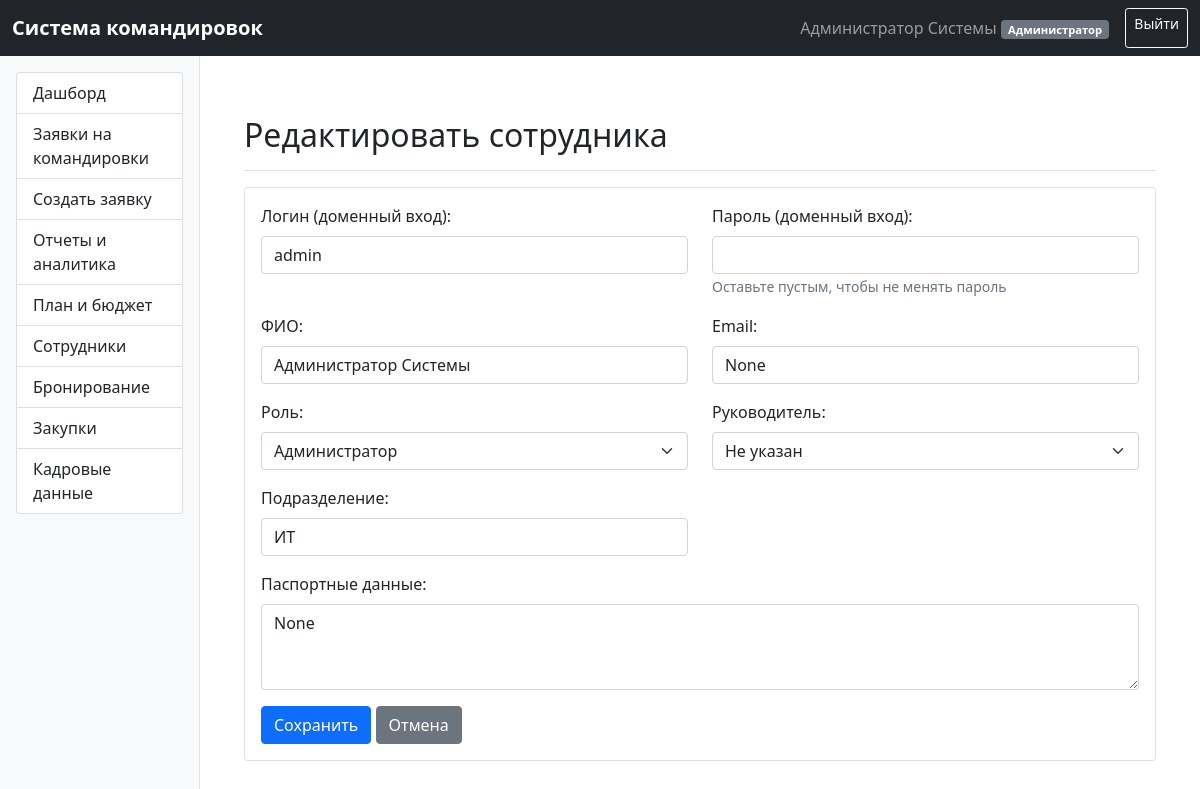
/employees/1/edit (signed in), run on the app's committed database.
### app.py (models this page shows)
class User(db.Model):
    __tablename__ = 'user'
    id = db.Column(db.Integer, primary_key=True)
    username = db.Column(db.String(80), unique=True, nullable=False)
    password_hash = db.Column(db.String(120), nullable=False)
    full_name = db.Column(db.String(100), nullable=False)
    role = db.Column(db.String(10), nullable=False)  # A, B (Безопасность), BU (Бухгалтерия), GR, R, S, K, TK, Z
    manager_id = db.Column(db.Integer, db.ForeignKey('user.id'), nullable=True)
    passport_data = db.Column(db.Text)
    department = db.Column(db.String(100))
    manager = db.relationship('User', remote_side=[id], backref='subordinates')
    created_trips = db.relationship('BusinessTrip', backref='employee', foreign_keys='BusinessTrip.employee_id')
    managed_trips = db.relationship('BusinessTrip', backref='manager_rel', foreign_keys='BusinessTrip.manager_id')
    email = db.Column(db.String(100))  # Email для уведомлений

### app.py (the view, shortened to what this page needs)
@app.route('/employees/<int:employee_id>/edit', methods=['GET', 'POST'])
@login_required
@role_required(['A'])  # Только Администратор может редактировать
def edit_employee(employee_id):
    employee = User.query.get_or_404(employee_id)
    managers = User.query.filter(User.role.in_(['R', 'GR'])).all()
    return render_template('employee_form.html', user=employee, managers=managers,
                           roles=['A', 'B', 'BU', 'GR', 'R', 'S', 'K', 'TK', 'Z'])

### app.py (called while the page is built)
def login_required(f):
    @wraps(f)
    def decorated_function(*args, **kwargs):
        if 'user_id' not in session:
            return redirect(url_for('login'))
        return f(*args, **kwargs)
    return decorated_function

def role_required(roles):
    def decorator(f):
        @wraps(f)
        def decorated_function(*args, **kwargs):
            if 'user_id' not in session:
                return redirect(url_for('login'))
            user = User.query.get(session['user_id'])
            if user.role not in roles:
                flash('Недостаточно прав для доступа к этой странице', 'error')
                return redirect(url_for('dashboard'))
            return f(*args, **kwargs)
        return decorated_function
    return decorator

### templates/employee_form.html (shortened to what this page needs)
{% extends "base.html" %}
{% block content %}
    <div class="d-flex justify-content-between flex-wrap flex-md-nowrap align-items-center pt-3 pb-2 mb-3 border-bottom">
        <h1 class="h2">{% if user %}Редактировать сотрудника{% else %}Создать сотрудника{% endif %}</h1>
    </div>
    <div class="card">
        <div class="card-body">
            <form method="POST">
                <div class="row mb-3">
                    <div class="col-md-6">
                        <label for="username" class="form-label">Логин (доменный вход):</label>
                        <input type="text" class="form-control" id="username" name="username"
                               value="{{ user.username if user else '' }}" required>
                    </div>
                    <div class="col-md-6">
                        <label for="password" class="form-label">Пароль (доменный вход):</label>
                        <input type="password" class="form-control" id="password" name="password"
                               {% if not user %}required{% endif %}>
                        {% if user %}
                            <small class="form-text text-muted">Оставьте пустым, чтобы не менять пароль</small>
                        {% endif %}
                    </div>
                </div>
                <div class="row mb-3">
                    <div class="col-md-6">
                        <label for="full_name" class="form-label">ФИО:</label>
                        <input type="text" class="form-control" id="full_name" name="full_name"
                               value="{{ user.full_name if user else '' }}" required>
                    </div>
                    <div class="col-md-6">
                        <label for="email" class="form-label">Email:</label>
                        <input type="email" class="form-control" id="email" name="email"
                               value="{{ user.email if user else '' }}">
                    </div>
                </div>
                <div class="row mb-3">
                    <div class="col-md-6">
                        <label for="role" class="form-label">Роль:</label>
                        <select class="form-select" id="role" name="role" required>
                            {% for role in roles %}
                                <option value="{{ role }}" {% if user and user.role == role %}selected{% endif %}>
                                    {% if role == 'A' %}Администратор
                                    {% elif role == 'B' %}Безопасность
                                    {% elif role == 'BU' %}Бухгалтерия
                                    {% elif role == 'GR' %}Главный руководитель
                                    {% elif role == 'R' %}Руководитель
                                    {% elif role == 'S' %}Сотрудник
                                    {% elif role == 'K' %}Кадры
                                    {% elif role == 'TK' %}Travel-координатор
                                    {% elif role == 'Z' %}Закупки
                                    {% else %}{{ role }}{% endif %}
                                </option>
                            {% endfor %}
                        </select>
                    </div>
                    <div class="col-md-6">
                        <label for="manager_id" class="form-label">Руководитель:</label>
                        <select class="form-select" id="manager_id" name="manager_id">
                            <option value="">Не указан</option>
                        </select>
                    </div>
                </div>
                <div class="row mb-3">
                    <div class="col-md-6">
                        <label for="department" class="form-label">Подразделение:</label>
                        <input type="text" class="form-control" id="department" name="department"
                               value="{{ user.department if user else '' }}">
                    </div>
                </div>
                <div class="row mb-3">
                    <div class="col-md-12">
                        <label for="passport_data" class="form-label">Паспортные данные:</label>
                        <textarea class="form-control" id="passport_data" name="passport_data"
                                  rows="3">{{ user.passport_data if user else '' }}</textarea>
                    </div>
                </div>
                <button type="submit" class="btn btn-primary">{% if user %}Сохранить{% else %}
                    Создать{% endif %}</button>
                <a href="{{ url_for('employees') }}" class="btn btn-secondary">Отмена</a>
            </form>
        </div>
    </div>
{% endblock %}

### templates/base.html (shortened to what this page needs)
<!DOCTYPE html>
<html lang="ru">
<head>
    <link href="https://cdn.jsdelivr.net/npm/bootstrap@5.1.3/dist/css/bootstrap.min.css" rel="stylesheet">
</head>
<body>
<nav class="navbar navbar-expand-lg navbar-dark bg-dark">
    <div class="container-fluid">
        <a class="navbar-brand" href="{{ url_for('dashboard') }}">Система командировок</a>
        {% if session.user_id %}
            <div class="navbar-nav ms-auto">
                <span class="navbar-text me-3">
                    {{ session.full_name }} <span class="badge bg-secondary role-badge">
                        {% if session.role == 'A' %}Администратор
                        {% elif session.role == 'B' %}Безопасность
                        {% elif session.role == 'BU' %}Бухгалтерия
                        {% elif session.role == 'GR' %}Главный руководитель
                        {% elif session.role == 'R' %}Руководитель
                        {% elif session.role == 'S' %}Сотрудник
                        {% elif session.role == 'K' %}Кадры
                        {% elif session.role == 'TK' %}Travel-координатор
                        {% elif session.role == 'Z' %}Закупки
                        {% else %}{{ session.role }}{% endif %}
                    </span>
                </span>
                <a class="btn btn-outline-light btn-sm" href="{{ url_for('logout') }}">Выйти</a>
            </div>
        {% endif %}
    </div>
</nav>
<div class="container-fluid">
    <div class="row">
        {% if session.user_id %}
            <div class="col-md-2 sidebar p-3">
                <div class="list-group">
                    <a href="{{ url_for('dashboard') }}"
                       class="list-group-item list-group-item-action {% if request.endpoint == 'dashboard' %}active{% endif %}">
                        Дашборд
                    </a>
                    <a href="{{ url_for('trips') }}"
                       class="list-group-item list-group-item-action {% if request.endpoint == 'trips' %}active{% endif %}">
                        Заявки на командировки
                    </a>
                    {% if session.role in ['A', 'GR', 'R', 'S'] %}
                        <a href="{{ url_for('create_trip') }}"
                           class="list-group-item list-group-item-action {% if request.endpoint == 'create_trip' %}active{% endif %}">
                            Создать заявку
                        </a>
                    {% endif %}
                    {% if session.role in ['A', 'B', 'BU', 'GR', 'R', 'S', 'TK', 'Z'] %}
                        <a href="{{ url_for('reports') }}"
                           class="list-group-item list-group-item-action {% if request.endpoint == 'reports' %}active{% endif %}">
                            Отчеты и аналитика
                        </a>
                    {% endif %}
                    {% if session.role in ['A', 'B', 'BU', 'GR', 'R', 'S'] %}
                        <a href="{{ url_for('planning') }}"
                           class="list-group-item list-group-item-action {% if request.endpoint == 'planning' %}active{% endif %}">
                            План и бюджет
                        </a>
                    {% endif %}
                    {% if session.role in ['A', 'B'] %}
                        <a href="{{ url_for('employees') }}"
                           class="list-group-item list-group-item-action {% if request.endpoint == 'employees' %}active{% endif %}">
                            Сотрудники
                        </a>
                    {% endif %}
                    {% if session.role in ['A', 'TK'] %}
                        <a href="#" class="list-group-item list-group-item-action">
                            Бронирование
                        </a>
                    {% endif %}
                    {% if session.role in ['A', 'Z'] %}
                        <a href="#" class="list-group-item list-group-item-action">
                            Закупки
                        </a>
                    {% endif %}
                    {% if session.role in ['A', 'K'] %}
                        <a href="#" class="list-group-item list-group-item-action">
                            Кадровые данные
                        </a>
                    {% endif %}
                </div>
            </div>
        {% endif %}
        <div class="{% if session.user_id %}col-md-10 main-content{% else %}col-12{% endif %}">
            <div class="container mt-4">
                {% block content %}{% endblock %}
            </div>
        </div>
    </div>
</div>
</body>
</html>

### templates/base.html (style rules this page uses)
.sidebar { min-height: calc(100vh - 56px); background-color: #f8f9fa; border-right: 1px solid #dee2e6; }
.navbar-brand { font-weight: bold; }
.role-badge { font-size: 0.7em; vertical-align: middle; }
.main-content { padding: 20px; }

### data on the page
User: full_name "Администратор Системы", username "admin", email "None", role "Администратор", department "ИТ", passport_data "None"
